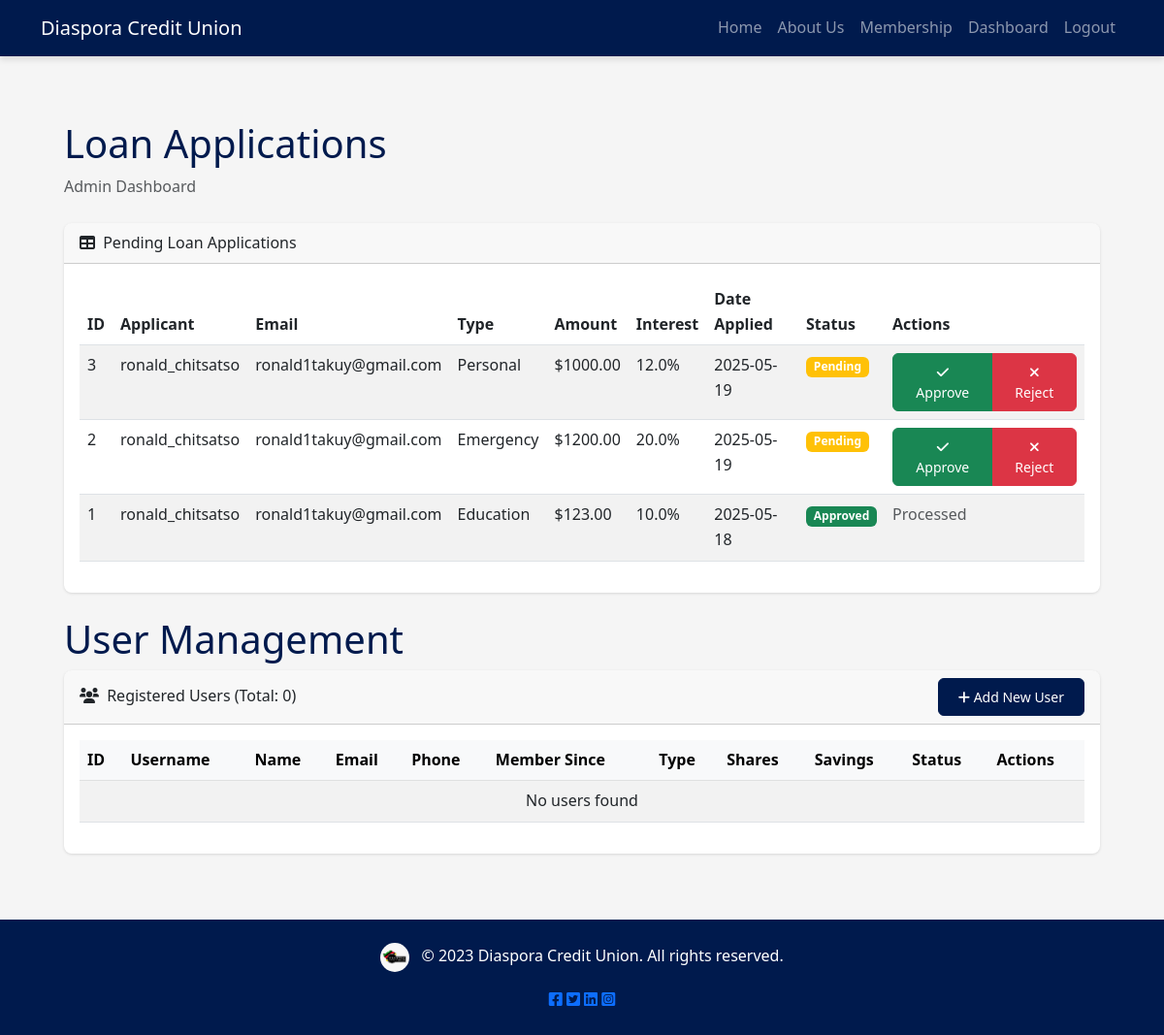
Page /admin/loans (signed in) on the committed database.
### models.py (models this page shows)
class Loan(db.Model):
    id = db.Column(db.Integer, primary_key=True)
    loan_type = db.Column(db.String(100), nullable=False)  # Personal, Business, etc.
    amount = db.Column(db.Float, nullable=False)
    interest_rate = db.Column(db.Float, nullable=False)
    status = db.Column(db.String(20), default='Pending')  # Pending, Approved, Rejected
    date_applied = db.Column(db.DateTime, default=datetime.utcnow)
    user_id = db.Column(db.Integer, db.ForeignKey('user.id'), nullable=False)

class User(db.Model, UserMixin):
    id = db.Column(db.Integer, primary_key=True)
    username = db.Column(db.String(50), unique=True, nullable=False)  # Required
    first_name = db.Column(db.String(50), nullable=False)
    last_name = db.Column(db.String(50), nullable=False)
    email = db.Column(db.String(100), unique=True, nullable=False)
    phone = db.Column(db.String(20), nullable=False)
    password = db.Column(db.String(128), nullable=False)
    membership_type = db.Column(db.String(50), nullable=False)
    member_since = db.Column(db.DateTime, default=datetime.utcnow)
    is_admin = db.Column(db.Boolean, default=False)
    shares = db.Column(db.Integer, default=0)
    monthly_deposit = db.Column(db.Float, default=0.0)
    savings_balance = db.Column(db.Float, default=0.0)

### app.py (the view)
@app.route('/admin/loans')
@login_required
def admin_loans():
    if not current_user.is_admin:
        abort(403)  # Forbidden if not admin
    loans = Loan.query.join(User).add_columns(
        Loan.id,
        User.username,
        User.email,
        Loan.loan_type,
        Loan.amount,
        Loan.interest_rate,
        Loan.status,
        Loan.date_applied
    ).order_by(Loan.date_applied.desc()).all()
    return render_template('admin/loans.html', loans=loans)

### app.py (called while the page is built)
@login_manager.user_loader
def load_user(user_id):
    return User.query.get(int(user_id))

### templates/admin/loans.html (shortened to what this page needs)
{% extends "base.html" %}
{% block content %}
<div class="container-fluid px-4">
    <h1 class="mt-4">Loan Applications</h1>
    <ol class="breadcrumb mb-4">
        <li class="breadcrumb-item active">Admin Dashboard</li>
    </ol>
    <div class="card mb-4">
        <div class="card-header">
            <i class="fas fa-table me-1"></i>
            Pending Loan Applications
        </div>
        <div class="card-body">
            <table class="table table-striped table-hover" id="datatablesSimple">
                <thead>
                    <tr>
                        <th>ID</th>
                        <th>Applicant</th>
                        <th>Email</th>
                        <th>Type</th>
                        <th>Amount</th>
                        <th>Interest</th>
                        <th>Date Applied</th>
                        <th>Status</th>
                        <th>Actions</th>
                    </tr>
                </thead>
                <tbody>
                    {% for loan in loans %}
                    <tr>
                        <td>{{ loan.id }}</td>
                        <td>{{ loan.username }}</td>
                        <td>{{ loan.email }}</td>
                        <td>{{ loan.loan_type|title }}</td>
                        <td>${{ "%.2f"|format(loan.amount) }}</td>
                        <td>{{ "%.1f"|format(loan.interest_rate * 100) }}%</td>
                        <td>{{ loan.date_applied.strftime('%Y-%m-%d') }}</td>
                        <td>
                            <span class="badge bg-{% if loan.status == 'Approved' %}success{% elif loan.status == 'Rejected' %}danger{% else %}warning{% endif %}">
                                {{ loan.status }}
                            </span>
                        </td>
                        <td>
                            {% if loan.status == 'Pending' %}
                            <div class="btn-group" role="group">
                                <a href="{{ url_for('approve_loan', loan_id=loan.id) }}" class="btn btn-sm btn-success">
                                    <i class="fas fa-check"></i> Approve
                                </a>
                                <a href="{{ url_for('reject_loan', loan_id=loan.id) }}" class="btn btn-sm btn-danger">
                                    <i class="fas fa-times"></i> Reject
                                </a>
                            </div>
                            {% else %}
                            <span class="text-muted">Processed</span>
                            {% endif %}
                        </td>
                    </tr>
                    {% endfor %}
                </tbody>
            </table>
        </div>
    </div>
</div>
<div class="container-fluid px-4">
    <h1 class="mt-4">User Management</h1>
    <div class="card mb-4">
        <div class="card-header">
            <div class="d-flex justify-content-between align-items-center">
                <div>
                    <i class="fas fa-users me-1"></i>
                    Registered Users (Total: {{ users|length }})
                </div>
                <a href="{{ url_for('create_user') }}" class="btn btn-sm btn-primary">
                    <i class="fas fa-plus"></i> Add New User
                </a>
            </div>
        </div>
        <div class="card-body">
            <div class="table-responsive">
                <table class="table table-striped table-hover" id="usersTable">
                    <thead class="table-light">
                        <tr>
                            <th>ID</th>
                            <th>Username</th>
                            <th>Name</th>
                            <th>Email</th>
                            <th>Phone</th>
                            <th>Member Since</th>
                            <th>Type</th>
                            <th>Shares</th>
                            <th>Savings</th>
                            <th>Status</th>
                            <th>Actions</th>
                        </tr>
                    </thead>
                    <tbody>
                        {% for user in users %}
                        <tr>
                            <td>{{ user.id }}</td>
                            <td>{{ user.username }}</td>
                            <td>{{ user.first_name }} {{ user.last_name }}</td>
                            <td>{{ user.email }}</td>
                            <td>{{ user.phone }}</td>
                            <td>{{ user.member_since.strftime('%Y-%m-%d') }}</td>
                            <td>
                                <span class="badge bg-{{ 'info' if user.membership_type == 'urban' else 'warning' }}">
                                    {{ user.membership_type|title }}
                                </span>
                            </td>
                            <td>{{ user.shares }}</td>
                            <td>${{ "%.2f"|format(user.savings_balance) }}</td>
                            <td>
                                {% if user.is_admin %}
                                <span class="badge bg-danger">Admin</span>
                                {% else %}
                                <span class="badge bg-success">Member</span>
                                {% endif %}
                            </td>
                            <td>
                                <div class="btn-group" role="group">
                                    <a href="{{ url_for('edit_user', user_id=user.id) }}"
                                       class="btn btn-sm btn-outline-primary" title="Edit">
                                        <i class="fas fa-edit"></i>
                                    </a>
                                    <a href="{{ url_for('delete_user', user_id=user.id) }}"
                                       class="btn btn-sm btn-outline-danger" title="Delete"
                                       onclick="return confirm('Are you sure you want to delete this user?');">
                                        <i class="fas fa-trash"></i>
                                    </a>
                                </div>
                            </td>
                        </tr>
                        {% else %}
                        <tr>
                            <td colspan="11" class="text-center">No users found</td>
                        </tr>
                        {% endfor %}
                    </tbody>
                </table>
            </div>
        </div>
    </div>
</div>
{% endblock %}

### templates/base.html (shortened to what this page needs)
<!DOCTYPE html>
<html lang="en">
<head>
    <link href="https://cdn.jsdelivr.net/npm/bootstrap@5.3.0/dist/css/bootstrap.min.css" rel="stylesheet">
    <link rel="stylesheet" href="https://cdnjs.cloudflare.com/ajax/libs/font-awesome/6.0.0-beta3/css/all.min.css">
</head>
<body>
    <header>
        <nav class="navbar navbar-expand-lg navbar-dark fixed-top">
            <div class="container">
                <a class="navbar-brand" href="{{ url_for('home') }}">Diaspora Credit Union</a>
                <div class="collapse navbar-collapse" id="navbarNav">
                    <ul class="navbar-nav ms-auto">
                        <li class="nav-item"><a class="nav-link" href="{{ url_for('home') }}">Home</a></li>
                        <li class="nav-item"><a class="nav-link" href="{{ url_for('about') }}">About Us</a></li>
                        <li class="nav-item"><a class="nav-link" href="{{ url_for('membership') }}">Membership</a></li>
                        {% if current_user.is_authenticated %}
                            <li class="nav-item"><a class="nav-link" href="{{ url_for('dashboard') }}">Dashboard</a></li>
                            <li class="nav-item"><a class="nav-link" href="{{ url_for('logout') }}">Logout</a></li>
                        {% else %}
                            <li class="nav-item"><a class="nav-link" href="{{ url_for('login') }}">Login</a></li>
                            <li class="nav-item"><a class="nav-link" href="{{ url_for('register') }}">Register</a></li>
                        {% endif %}
                    </ul>
                </div>
            </div>
        </nav>
    </header>
    <main class="container my-4">
        {% block content %}{% endblock %}
    </main>
    <footer class="py-4">
        <div class="container text-center text-white">
            <p>
                <img src="{{ url_for('static', filename='images/logo.jpg') }}" height="30px" width="30px" class="me-2" style="border-radius: 50%;">
                &copy; 2023 Diaspora Credit Union. All rights reserved.
            </p>
            <div class="social-icons">
        <a href="#" target="_blank" aria-label="Facebook"><i class="fab fa-facebook-square"></i></a>
        <a href="#" target="_blank" aria-label="Twitter"><i class="fab fa-twitter-square"></i></a>
        <a href="#" target="_blank" aria-label="LinkedIn"><i class="fab fa-linkedin"></i></a>
        <a href="#" target="_blank" aria-label="Instagram"><i class="fab fa-instagram-square"></i></a>
        </div>
    </footer>
</body>
</html>

### templates/base.html (style rules this page uses)
:root { --primary-color: #001A4D; --secondary-color: #e67e22; --light-color: #f5f5f5; --dark-color: #333; --shadow-sm: 0 1px 3px rgba(0,0,0,0.12); --shadow-md: 0 4px 6px rgba(0,0,0,0.1); --shadow-lg: 0 10px 15px rgba(0,0,0,0.1); --transition-base: all 0.25s cubic-bezier(0.4, 0, 0.2, 1); }
body { font-family: 'Segoe UI', system-ui, -apple-system, sans-serif; line-height: 1.6; color: var(--primary-color); padding-top: 56px; background-color: var(--light-color); display: flex; flex-direction: column; min-height: 100vh; }
.navbar { background-color: var(--primary-color) !important; box-shadow: var(--shadow-md); backdrop-filter: blur(8px); }
.navbar-brand, .nav-link { transition: var(--transition-base); }
.card { transition: var(--transition-base); margin-bottom: 1.5rem; border: none; border-radius: 0.5rem; overflow: hidden; box-shadow: var(--shadow-sm); }
main { flex-grow: 1; padding-top: 20px; padding-bottom: 20px; }
footer { padding: 2rem 0; background-color: var(--primary-color); box-shadow: var(--shadow-md); color: white; text-align: center; }
.btn { transition: var(--transition-base); border-radius: 0.375rem; padding: 0.5rem 1.25rem; }
.btn-primary { background-color: var(--primary-color); border-color: var(--primary-color); }

### rows in the picture
Loan: id "3", username "ronald_chitsatso", email "ronald1takuy@gmail.com", loan_type "Personal", amount "1000.00", loan.interest_rate*100 "12.0", date_applied "2025-05-19", status "Pending"
Loan: id "2", username "ronald_chitsatso", email "ronald1takuy@gmail.com", loan_type "Emergency", amount "1200.00", loan.interest_rate*100 "20.0", date_applied "2025-05-19", status "Pending"
Loan: id "1", username "ronald_chitsatso", email "ronald1takuy@gmail.com", loan_type "Education", amount "123.00", loan.interest_rate*100 "10.0", date_applied "2025-05-18", status "Approved", shows "Processed"

### other values in the picture
{{ users|length }} "0"
